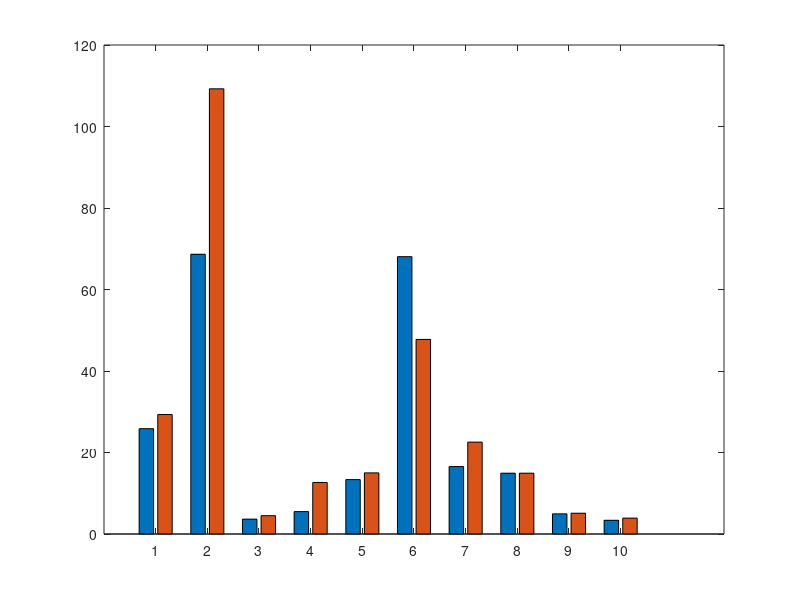

MATLAB code to generate this figure: (Note: this script raises an error after producing the figure.)
%This code was written by Pinar Demirayak in March 2023 to create correlation plot for
%cognitive tests between MCI and HC group.
clc;
clear all;

load('eegcognitivetests.mat');

mean_hcs=[mean(hc_mmse);mean(hc_sbst_total);mean(hc_sbst_ir);mean(hc_sbst_fr);mean(hc_sbst_tr);mean(hc_stroop);mean(hc_animal);mean(hc_bnt);mean(hc_dsfor);mean(hc_dsback)];
mean_mcis=[mean(mci_mmse);mean(mci_sbst_total);mean(mci_sbst_ir);mean(mci_sbst_fr);mean(mci_sbst_tr);mean(mci_stroop);mean(mci_animal);mean(hc_bnt);mean(mci_dsfor);mean(mci_dsback)];
means_together(1,1)=mean_mcis(1);means_together(1,2)=mean_hcs(1);means_together(2,1)=mean_mcis(2);means_together(2,2)=mean_hcs(2);means_together(3,1)=mean_mcis(3);means_together(3,2)=mean_hcs(3);means_together(4,1)=mean_mcis(4);means_together(4,2)=mean_hcs(4);means_together(5,1)=mean_mcis(5);means_together(5,2)=mean_hcs(5);means_together(6,1)=mean_mcis(6);means_together(6,2)=mean_hcs(6);means_together(7,1)=mean_mcis(7);means_together(7,2)=mean_hcs(7);means_together(8,1)=mean_mcis(8);means_together(8,2)=mean_hcs(8);means_together(9,1)=mean_mcis(9);means_together(9,2)=mean_hcs(9);means_together(10,1)=mean_mcis(10);means_together(10,2)=mean_hcs(10);  
std_hcs=[std(hc_mmse);std(hc_sbst_total);std(hc_sbst_ir);std(hc_sbst_fr);std(hc_sbst_tr);std(hc_stroop);std(hc_animal);std(hc_bnt);std(hc_dsfor);std(hc_dsback)];
std_mcis=[std(mci_mmse);std(mci_sbst_total);std(mci_sbst_ir);std(mci_sbst_fr);std(mci_sbst_tr);std(mci_stroop);std(mci_animal);std(hc_bnt);std(mci_dsfor);std(mci_dsback)];
h=bar(means_together);
hold on
redd=[0.64,0.08,0.18];bluee=[0,0.45,0.74];
h(1).FaceColor=redd;
h(2).FaceColor=bluee;
h(1).FaceAlpha=0.5;
h(2).FaceAlpha=0.5;
h(1).FaceAlpha=0.5;
h(2).FaceAlpha=0.5;

scatter(repmat(h(1).XEndPoints(1), length(mci_mmse), 1),mci_mmse,60,'MarkerFaceColor','none','MarkerEdgeColor','k','LineWidth',1)
scatter(repmat(h(1).XEndPoints(2), length(mci_sbst_total), 1),mci_sbst_total,60,'MarkerFaceColor','none','MarkerEdgeColor','k','LineWidth',1)
scatter(repmat(h(1).XEndPoints(3), length(mci_sbst_ir), 1),mci_sbst_ir,60,'MarkerFaceColor','none','MarkerEdgeColor','k','LineWidth',1)
scatter(repmat(h(1).XEndPoints(4), length(mci_sbst_fr), 1),mci_sbst_fr,60,'MarkerFaceColor','none','MarkerEdgeColor','k','LineWidth',1)
scatter(repmat(h(1).XEndPoints(5), length(mci_sbst_tr), 1),mci_sbst_tr,60,'MarkerFaceColor','none','MarkerEdgeColor','k','LineWidth',1)
scatter(repmat(h(1).XEndPoints(6), length(mci_stroop), 1),mci_stroop,60,'MarkerFaceColor','none','MarkerEdgeColor','k','LineWidth',1)
scatter(repmat(h(1).XEndPoints(7), length(mci_animal), 1),mci_animal,60,'MarkerFaceColor','none','MarkerEdgeColor','k','LineWidth',1)
scatter(repmat(h(1).XEndPoints(8), length(mci_bnt), 1),mci_bnt,60,'MarkerFaceColor','none','MarkerEdgeColor','k','LineWidth',1)
scatter(repmat(h(1).XEndPoints(9), length(mci_dsfor), 1),mci_dsfor,60,'MarkerFaceColor','none','MarkerEdgeColor','k','LineWidth',1)
scatter(repmat(h(1).XEndPoints(10), length(mci_dsback), 1),mci_dsback,60,'MarkerFaceColor','none','MarkerEdgeColor','k','LineWidth',1)

scatter(repmat(h(2).XEndPoints(1), length(hc_mmse), 1),hc_mmse,60,'MarkerFaceColor','none','MarkerEdgeColor','k','LineWidth',1)
scatter(repmat(h(2).XEndPoints(2), length(hc_sbst_total), 1),hc_sbst_total,60,'MarkerFaceColor','none','MarkerEdgeColor','k','LineWidth',1)
scatter(repmat(h(2).XEndPoints(3), length(hc_sbst_ir), 1),hc_sbst_ir,60,'MarkerFaceColor','none','MarkerEdgeColor','k','LineWidth',1)
scatter(repmat(h(2).XEndPoints(4), length(hc_sbst_fr), 1),hc_sbst_fr,60,'MarkerFaceColor','none','MarkerEdgeColor','k','LineWidth',1)
scatter(repmat(h(2).XEndPoints(5), length(hc_sbst_tr), 1),hc_sbst_tr,60,'MarkerFaceColor','none','MarkerEdgeColor','k','LineWidth',1)
scatter(repmat(h(2).XEndPoints(6), length(hc_stroop), 1),hc_stroop,60,'MarkerFaceColor','none','MarkerEdgeColor','k','LineWidth',1)
scatter(repmat(h(2).XEndPoints(7), length(hc_animal), 1),hc_animal,60,'MarkerFaceColor','none','MarkerEdgeColor','k','LineWidth',1)
scatter(repmat(h(2).XEndPoints(8), length(hc_bnt), 1),hc_bnt,60,'MarkerFaceColor','none','MarkerEdgeColor','k','LineWidth',1)
scatter(repmat(h(2).XEndPoints(9), length(hc_dsfor), 1),hc_dsfor,60,'MarkerFaceColor','none','MarkerEdgeColor','k','LineWidth',1)
scatter(repmat(h(2).XEndPoints(10), length(hc_dsback), 1),hc_dsback,60,'MarkerFaceColor','none','MarkerEdgeColor','k','LineWidth',1)

errorbar(h(1).XEndPoints,mean_mcis,std_mcis,'LineStyle','none','Color','k','LineWidth',2)
errorbar(h(2).XEndPoints,mean_hcs,std_hcs,'LineStyle','none','Color','k','LineWidth',2)

xticklabels(["Mini Mental State Exam" "Verbal Fluency Test-Total" "Verbal Fluency Test-IR" "Verbal Fluency Test-FR" "Verbal Fluency Test-TR" "Stroop Test-RI" "Animal Listing Test" "Boston Naming Test" "Digit Span-Forward" "Digit Span-Backward"])
ylabel("Test Scores",'FontSize',14,'FontName','arial')
set(findall(gcf,'-property','FontSize'),'FontSize',14)
set(findall(gcf,'-property','FontName'),'FontName','arial')